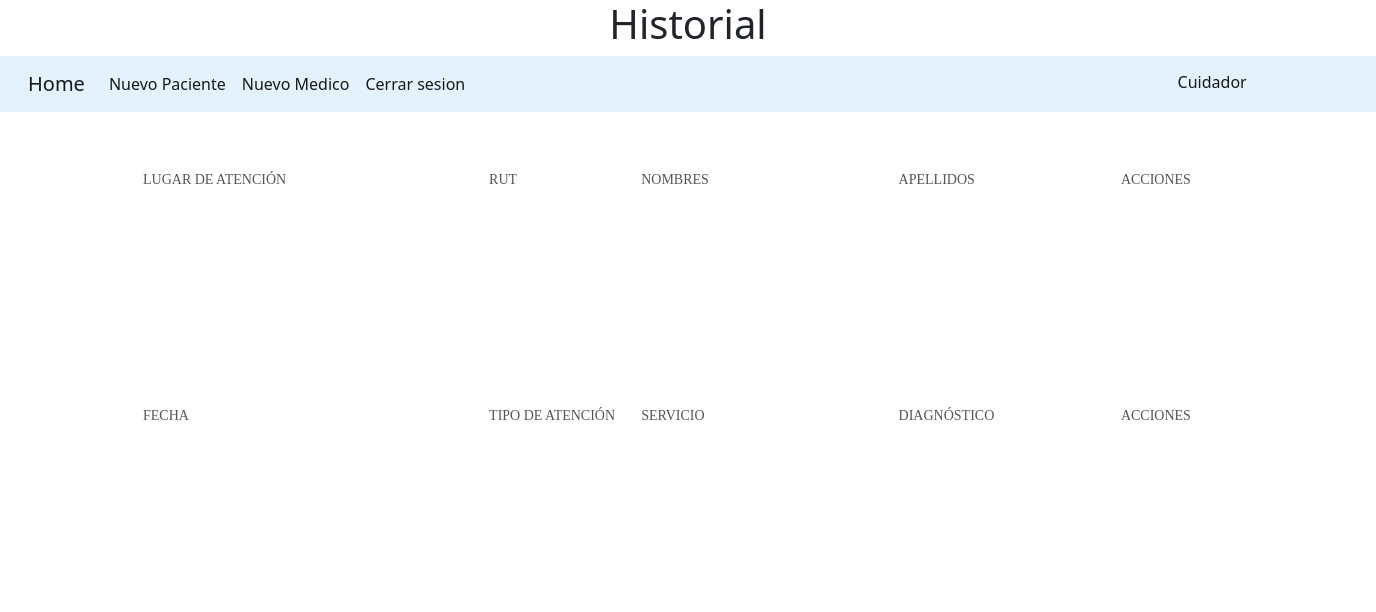
The app's page /historial/1928282/ (signed in), older data.
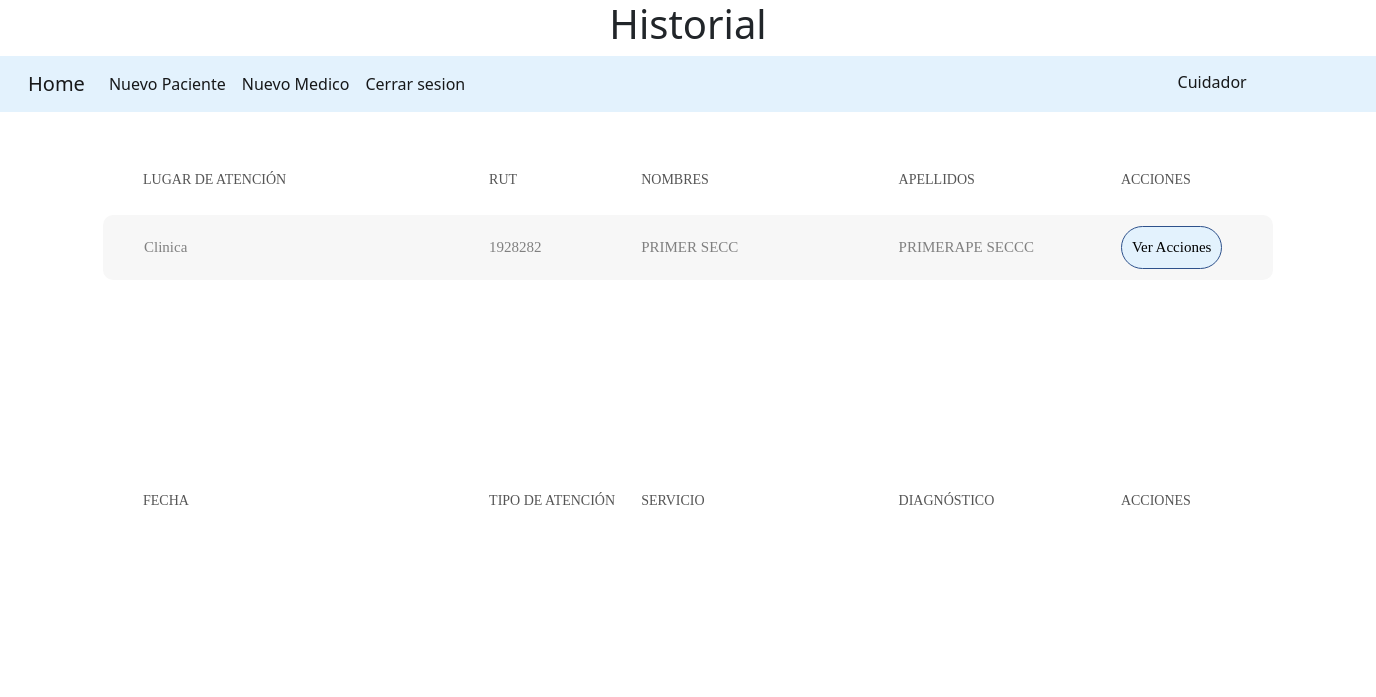
The same page, newer data.
### paciente/models.py (models this page shows, shortened)
class Paciente(models.Model):
    lugarAtencion     = models.ForeignKey(LugarAtencion, on_delete=models.CASCADE)
    rut               = models.CharField(primary_key=True, max_length=12)
    pnombre           = models.CharField('Primer nombre del paciente',max_length=30, null=False, blank=False)
    snombre           = models.CharField('Segundo nombre del paciente',max_length=30, null=True, blank=True)
    papellido         = models.CharField('Primer apellido del paciente',max_length=45, null=False, blank=False)
    sapellido         = models.CharField('Segundo apellido del paciente',max_length=45, null=True, blank=True)
    Direccion         = models.CharField('Direccion del paciente', max_length=200)
    fecha_nacimiento  = models.DateTimeField('Fecha de Nacimiento', null=False)
    nombreMedicoAdmin = models.CharField('Nombre Medico', null=False, default='cuidador',max_length=45)
    nombreMedico      = models.CharField('Nombre Medico', null=False,  default='cuidador',max_length=45)
    created_date      = models.DateTimeField('Fecha de ingreso', default=timezone.now)
    class meta:
        verbose_name = 'Paciente'
        verbose_name_plural = 'Pacientes'

class LugarAtencion(models.Model):
    idLugarAtencion = models.AutoField(primary_key=True)
    descripcion     = models.CharField('Lugar de atencion', max_length=20, null=False, blank=False)
    class meta:
        verbose_name = 'lugarAtencion'
        verbose_name_plural = 'LugarAtencion'
    def __str__(self):
        return self.descripcion

### paciente/views.py (the view)
# urls.py: path('historial/<str:rut>/', login_required(historial), name = 'historial_clinico'),
def historial(request, rut):
    pacientes = Paciente.objects.filter(rut = rut)
    historial = Historial.objects.filter(rut = rut)
    datos = {
        'pacientes':pacientes,
        'historial':historial
    }
    return render(request, 'historial.html',datos)

### paciente/templates/historial.html (shortened to what this page needs)
{% extends 'base.html' %}
{% load static %}
{% load bootstrap4 %}
{% block extrahead %}
<link rel="stylesheet" type="text/css" href="{% static path %}vendor/bootstrap/css/bootstrap.min.css">
<link rel="stylesheet" type="text/css" href="{% static path %}fonts/font-awesome-4.7.0/css/font-awesome.min.css">
<link rel="stylesheet" type="text/css" href="{% static path %}vendor/animate/animate.css">
<link rel="stylesheet" type="text/css" href="{% static path %}vendor/select2/select2.min.css">
<link rel="stylesheet" type="text/css" href="{% static path %}vendor/perfect-scrollbar/perfect-scrollbar.css">
<link rel="stylesheet" type="text/css" href="{% static path %}css/util.css">
<link rel="stylesheet" type="text/css" href="{% static path %}css/main.css">
{% endblock extrahead %}
{% block cuerpo %}
<section>
    <div class="limiter">
        <div class="container-table100">
            <div class="wrap-table100">
                <div class="table100 ver5 m-b-110">
                    <div class="table100-head">
                        <table>
                            <thead>
                                <tr class="row100 head">
                                    <th class="cell100 column1">Lugar de Atenci&oacute;n</th>
                                    <th class="cell100 column2">Rut</th>
                                    <th class="cell100 column3">Nombres</th>
                                    <th class="cell100 column4">Apellidos</th>
                                    <th class="cell100 column5">Acciones</th>
                                </tr>
                            </thead>
                        </table>
                    </div>
                    <div class="table100-body js-pscroll">
                        <table>
                            <tbody>
                                {% for paciente in pacientes %}
                                <tr class="row100 body">
                                    <td class="cell100 column1">{{paciente.lugarAtencion}}</td>
                                    <td class="cell100 column2">{{paciente.rut}}</td>
                                    <td class="cell100 column3">{{paciente.pnombre}} {{paciente.snombre}} </td>
                                    <td class="cell100 column4">{{paciente.papellido}} {{paciente.sapellido}}</td>
                                    <td class="cell100 column5">
                                        <button type="button" class="btn-historial"><a href="#openModal">Ver Acciones</a></button>
                                    </td>
                                </tr>
                                {% endfor %}
                            </tbody>
                        </table>
                    </div>
                </div>
            </div>
        </div>
    </div>
</section>
<section>
    <div class="limiter">
        <div class="container-table100">
            <div class="wrap-table100">
                <div class="table100 ver5 m-b-110">
                    <div class="table100-head">
                        <table>
                            <thead>
                                <tr class="row100 head">
                                    <th class="cell100 column1">Fecha</th>
                                    <th class="cell100 column2">Tipo de Atenci&oacute;n</th>
                                    <th class="cell100 column3">Servicio</th>
                                    <th class="cell100 column4">Diagn&oacute;stico</th>
                                    <th class="cell100 column5">Acciones</th>
                                </tr>
                            </thead>
                        </table>
                    </div>
                </div>
            </div>
        </div>
    </div>
</section>
{% endblock %}

Row changes from the older to the newer data that the page shows:
added Paciente: lugarAtencion "Clinica", rut "1928282", pnombre "PRIMER", snombre "SECC", papellido "PRIMERAPE", sapellido "SECCC"
